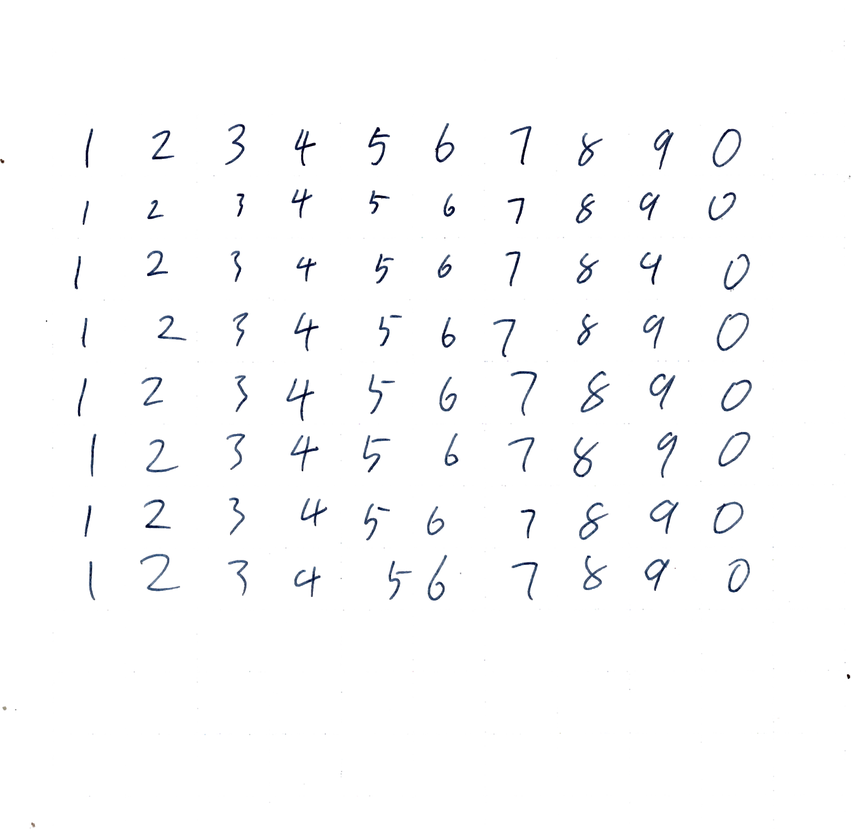
#> input picture hw02.png, 851 x 829 px, shrunk from 2094 x 2040 before the run, found by its file name
$ python digits_reader.py   (older library calls are emulated)
#> lines starting #> are read from the running program, lines starting #| are printed output that depends on the picture; after the words box and inside, x2 and y2 are one past the last pixel; in counts of white or black regions, pixels touching at a corner belong together
### web/config.py
from matplotlib import pyplot as plt
import os
from os.path import dirname, abspath

showImgFlag = True
rootPath = dirname(dirname(abspath(__file__)))
resources = os.path.join(rootPath, 'resources')
hw02 = os.path.join(resources, 'hw02.png')
static = os.path.join(rootPath, 'web', 'static')
out = os.path.join(static, 'out')
upload = os.path.join(rootPath, 'upload')

# [4 lines left out: function showImg, not called in this run]


def showImgs(imgs):
    if not showImgFlag:
        return
    fig = plt.figure(figsize=(10, 7))
    i = 0
    for img in imgs:
        i += 1
        fig.add_subplot(8, 10, i)
        # showing image
        plt.imshow(img)
        plt.axis('off')
        plt.title(str(i))
    plt.show()

### web/digits_reader.py
import cv2
import numpy as np
import config as config

def readDigitsFromImg(image_path, kernel):
    # Read the image
#> called with image_path = 'resources/hw02.png'
    image = cv2.imread(image_path)
#> image is the input picture: shape (829, 851, 3); mean B, G, R 252, 251.4, 251.1

    # Convert the image to grayscale
    gray = cv2.cvtColor(image, cv2.COLOR_BGR2GRAY)

    # Binarize the image, black background and white digits
    _, binary = cv2.threshold(gray,200, 255,cv2.THRESH_BINARY_INV)
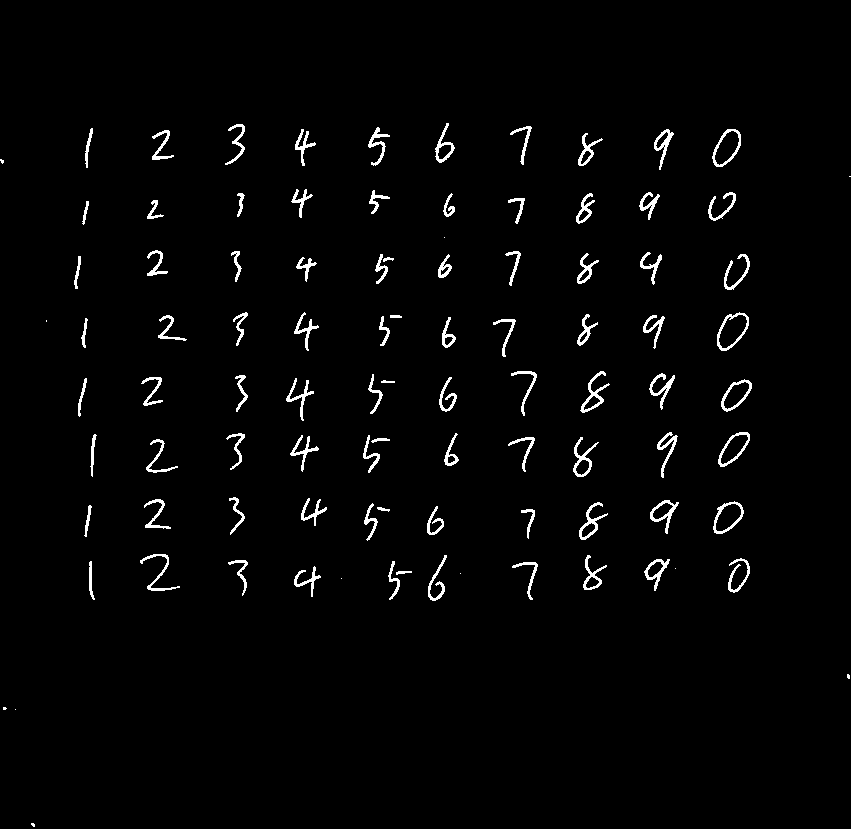
#> binary: shape (829, 851); 2.1% white in thin lines or dots, all inside (x1, y1, x2, y2) = (0, 123, 851, 827)

    # remove small stains from image {{
    nlabels, labels, stats, centroids = cv2.connectedComponentsWithStats( \
        binary, None, None, None, 8, cv2.CV_32S)
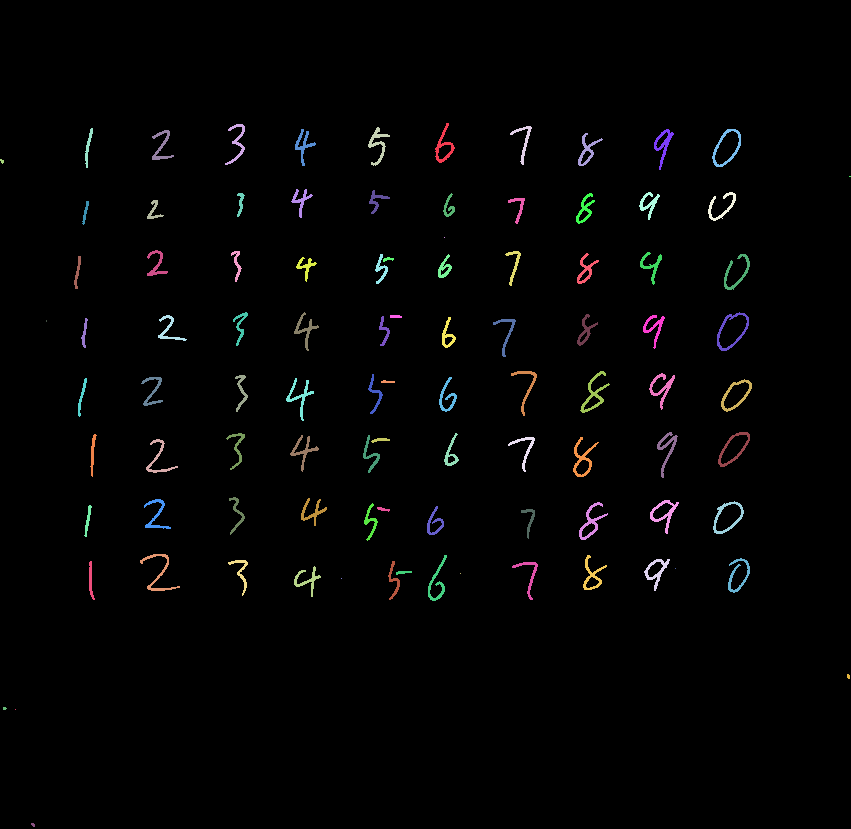
#> labels: shape (829, 851) int32; 98 distinct labels, from 0 to 97; one colour per label, 0 black
#> nlabels = 98; stats = 98 rows, first 6: [0, 0, 851, 829, 690385], [435, 123, 20, 40, 229], [225, 124, 20, 41, 207], [368, 127, 22, 39, 238], [510, 126, 22, 39, 176], [85, 128, 8, 40, 116]; centroids = 98 pairs, first value 1.62 to 849.5, second value 140.2 to 824.3
    areas = stats[1:,cv2.CC_STAT_AREA]
#> areas = 97 values, max 304 at index 47, min 1 at index 22, mean 155.6
    cleaned = np.zeros((labels.shape), np.uint8)
    for i in range(0, nlabels - 1):
        if areas[i] >= 100:   #keep
            cleaned[labels == i + 1] = 255
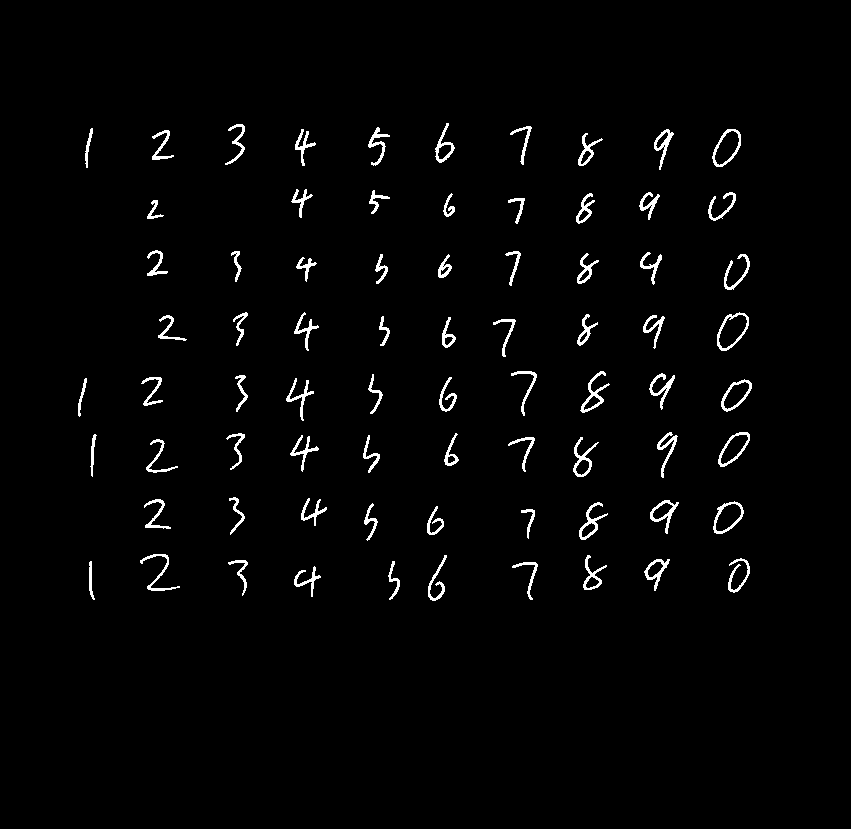
#> cleaned: shape (829, 851); 2% white in thin lines or dots, all inside (x1, y1, x2, y2) = (78, 123, 752, 601)
    # }}

    # get the outside contours of the digits {{
    closing = cv2.morphologyEx(cleaned, cv2.MORPH_CLOSE, kernel)
#> closing: shape (829, 851); 4.7% white; 48 white regions, largest, box (x1, y1, x2, y2) and area: (141, 440, 181, 592) 3032, (644, 316, 680, 592) 2420, (718, 255, 751, 352) 1838
    dilated = cv2.dilate(closing, kernel)
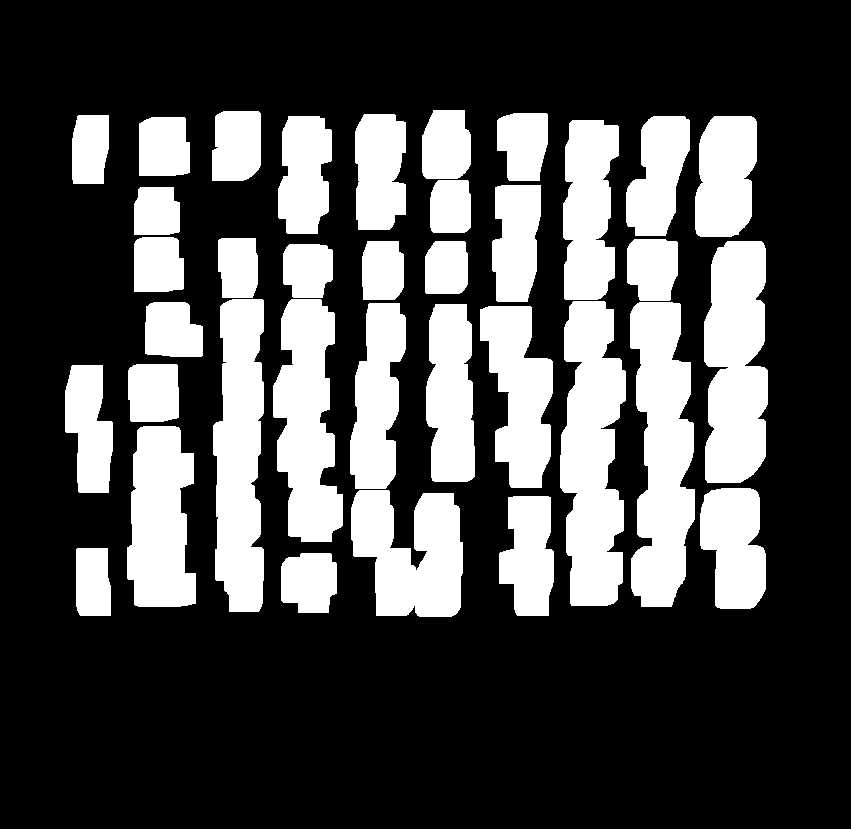
#> dilated: shape (829, 851); 29.3% white; 36 white regions
    contours,_ = cv2.findContours(dilated, cv2.RETR_EXTERNAL, cv2.CHAIN_APPROX_SIMPLE)
#> contours = 36 contours; largest, box (x1, y1, x2, y2) and area: (560, 301, 626, 606) 14798, (630, 302, 695, 607) 14187, (704, 241, 768, 483) 12864, (213, 299, 264, 612) 12705, (273, 299, 343, 542) 11446
    rects = [cv2.boundingRect(cnt) for cnt in contours]
#> rects = 36 items, first 6: (281, 553, 56, 60), (76, 548, 35, 68), (499, 496, 55, 120), (351, 490, 112, 127), (700, 488, 66, 121), (127, 426, 69, 181)
    # }}


    # Get digit images with white background {{
    rects = sorted(rects, key=lambda r: r[1])
#> rects = 36 items, first 6: (422, 110, 49, 69), (212, 111, 49, 70), (497, 113, 51, 68), (355, 114, 51, 116), (72, 115, 37, 69), (695, 116, 62, 121)
    rectList = []
    row = []
    for i in range(0, len(rects)):
        row.append(rects[i])
        if (i+1) % 10 == 0 and i != 0 or i == len(rects) - 1:
            print(f'i -> {i}')
            row = sorted(row, key=lambda c: c[0])
            rectList.append(row)
            row = []
#> this loop made 36 passes
#| i -> 9
#| i -> 19
#| i -> 29
#| i -> 35
#> after the loop, rectList = 4 items

    # find contours in a row

    i = 0
    maxH = -1
    for row in rectList:
        for r in row:
            x, y, w, h = r
            maxH = max(maxH, h)
            cv2.rectangle(image, (x, y), (x + w, y + h), (0, 255, 0), 2)
            cv2.putText(image, str(i) + ',' + str(y), (x, y), cv2.FONT_HERSHEY_SIMPLEX, 1, (0, 0, 255), 2)
            i += 1
#> this loop made 4 passes
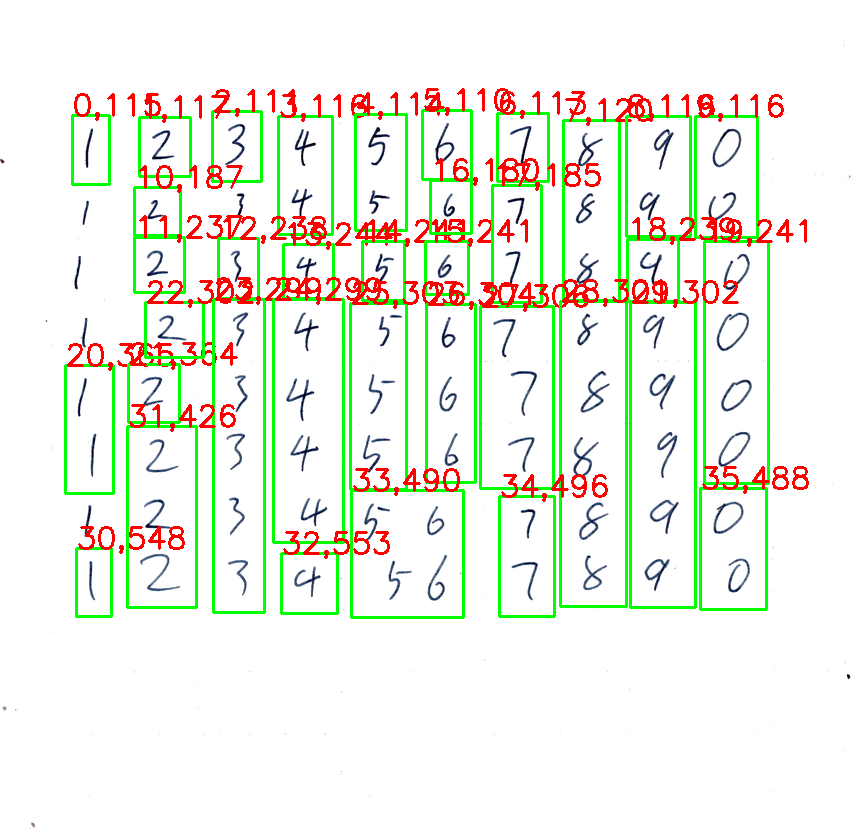
#> image: shape (829, 851, 3); 8.22% of pixels changed, all inside (x1, y1, x2, y2) = (64, 88, 809, 619)
#> after the loop, i = 36

    print(len(rectList))
#| 4
    print(maxH)
    digitImgs = []
    for row in rectList:
        for r in row:
            x, y, w, _ = r
            oriDigImg = image[y:y+maxH, x:x+w].copy()
            oriDigImg[(binary[y:y+maxH, x:x+w]==0)] = 255
            digitImgs.append(oriDigImg)
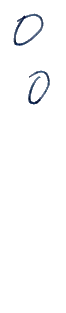
#> oriDigImg: shape (313, 66, 3); mean B, G, R 252.2, 251.6, 251.2
#> after the loop, digitImgs = 36 items
    # }}

    return digitImgs

def printCnt(image, cnts):
    for cnt in cnts:
        x, y, w, h = cv2.boundingRect(cnt)
        cv2.rectangle(image, (x, y), (x + w, y + h), (0, 255, 0), 2)
    config.showImg(image)

# Example usage
if __name__ == '__main__':
    kernel = np.ones((30, 30), np.uint8)
    imgs = readDigitsFromImg(config.hw02, kernel)
#> imgs = 36 items
    config.showImgs(imgs)
#> the loop in showImgs, `for img in imgs:` made 36 passes
#> after the loop in showImgs, `for img in imgs:`: i = 36
#> in showImgs, `plt.show()`:
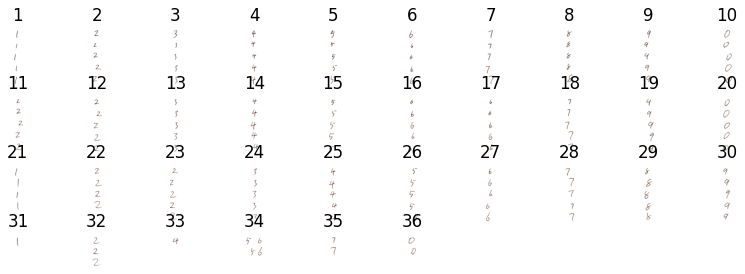
#> figure drawn by matplotlib, 36 panels; B, G, R data is drawn as R, G, B
